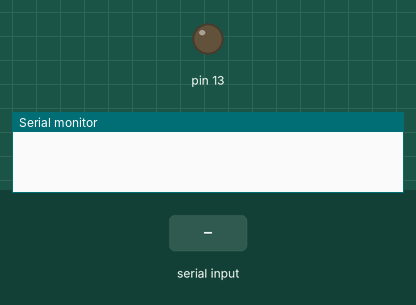
A sketch run on a simulated Arduino Uno, built with avr-gcc and run on an emulated ATmega328P. On the bench: output pins drawn as LEDs (lit = HIGH), the last lines printed to the serial monitor. The inputs (shaded band) are chosen by the test bench.

Above: at 1.2 s.
1.3 s: "1" received over Serial
At 1.8 s:
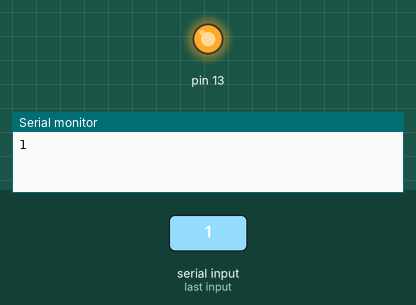
2.8 s: "0" received over Serial
At 4.2 s:
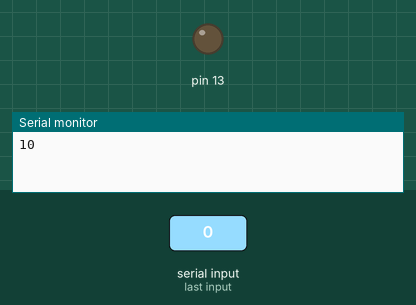
Timing chart, 0 to 5.8 s (numbered marks = the images above; inputs shaded):
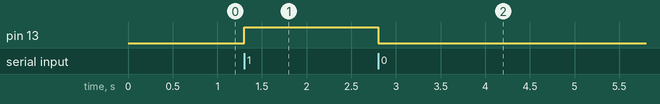

Measured:
- after the input at 1.3 s, pin 13: LOW → HIGH at once
- after the input at 2.8 s, pin 13: HIGH → LOW at once

The sketch:

arduino.ino
```cpp
void setup() {
  pinMode(13, OUTPUT);
  Serial.begin(9600);
}
void loop() {
  if (Serial.available()) {
    char state = Serial.read();
    Serial.print(state);
    if (state == '1')
    {
      digitalWrite(13, 1);
    } else if(state == '0'){
      digitalWrite(13, 0);
    }
  }
}
```
